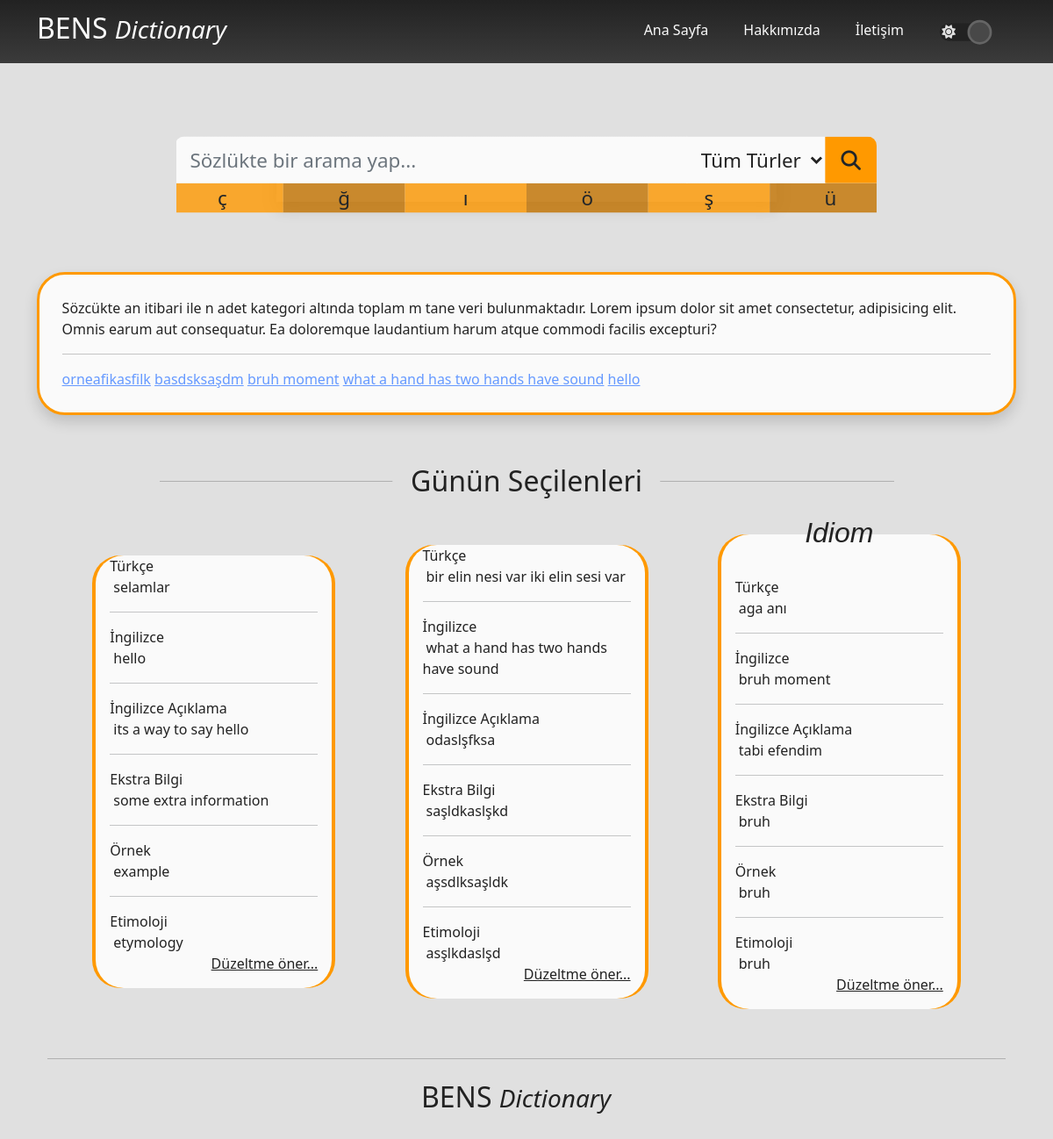
The page / on the database its author committed.
### dictionary/models.py (models this page shows, shortened)
class Structure(models.Model):
    structureType = models.ManyToManyField(typeOf, blank=True, null=True)
    turkish = models.CharField(max_length=200)
    english = models.CharField(max_length=200)
    description = models.TextField()
    extraInformation = models.CharField(max_length=200, blank=True, null=True)
    example = models.TextField(blank=True, null=True)
    etymology = models.TextField(blank=True, null=True)
    original = models.ManyToManyField(comesFrom, null=True, blank=True)
    last_searched = models.DateTimeField(auto_now=False, blank=True, null=True)
    search_count = models.IntegerField(default=0)
    slug = models.SlugField(max_length=200, unique=True, null=True, blank=True)

class typeOf(models.Model):
    type = models.CharField(max_length=200)
    slug = models.SlugField(max_length=200, unique=True, null=True, blank=True)
    def __str__(self):
        return self.type

### dictionary/views.py (the view)
# urls.py: path('', views.index, name="index"),
def index(request):
    return render(request, 'dictionary/index.html', {'recent': recents.get_recent_searched_posts(5), 'allIdioms': Structure.objects.all(), 'idiomOfDay': Structure.objects.get(id=1), 'proverbOfDay': Structure.objects.get(id=2), 'itwds': Structure.objects.get(id=3)})

### dictionary/recents.py (called while the page is built)
def get_recent_searched_posts(limit=10):
    posts = Structure.objects.order_by('last_searched')[:limit]
    results = [{'title': post.english, 'search_count': post.search_count, 'slug': post.slug} for post in posts][::-1]
    Structure.objects.filter(id__in=[post.id for post in posts]).update(
        search_count=F('search_count') + 1,
        last_searched=datetime.now()
    )
    return results

### dictionary/templates/dictionary/index.html (shortened to what this page needs)
{% extends 'base.html' %}
{% load static %}
{% block content %}
    <div class="container">
        <form method="POST" action="{% url 'search' %}" id="searchBox" class="justify-content-center">
            <div class="row justify-content-md-center mt-5 text-center">
                <div class="col-md-6 px-0 shadow">
                  <div class="resizable-form">
                    <div class="px-0">
                        <div class="input-group">
                            <input type="text" id="search-input" name="search-input" class="theme-text theme-bg-color form-control no-round no-outline no-border top-left-round" placeholder="Sözlükte bir arama yap...">
                            <select name="search-type" id="search-type" class="ps-2 pe-1 no-round no-outline theme-text no-border theme-bg-color" style="">
                                <option value="Tüm Türler" selected class="theme-text theme-bg-color">Tüm Türler</option>
                            </select>
                            <span class="input-group-btn">
                                <button class="btn btn-default theme-orange no-round top-right-round" type="submit"><i class="fa-solid fa-magnifying-glass"></i></button>
                            </span>
                        </div>
                      </div>
                      <div class="row rounded-bottom">
                          <div class="col-2" id="specialChars" data-text="ç">ç</div>
                          <div class="col-2" id="specialChars" data-text="ğ">ğ</div>
                          <div class="col-2" id="specialChars" data-text="ı">ı</div>
                          <div class="col-2" id="specialChars" data-text="ö">ö</div>
                          <div class="col-2" id="specialChars" data-text="ş">ş</div>
                          <div class="col-2" id="specialChars" data-text="ü">ü</div>
                      </div>
                    </div>
                </div>
            </div>
          </form>
        <section id="infoBox" style="margin-top: 5rem; margin-bottom: 3rem;" class="shadow">
            <div class="infoDiv theme-text">
                <div class=>
                    Sözcükte an itibari ile n adet kategori altında toplam m tane veri bulunmaktadır. Lorem ipsum dolor sit amet consectetur, adipisicing elit. Omnis earum aut consequatur. Ea doloremque laudantium harum atque commodi facilis excepturi?
                </div>
                <hr>
                <div style="margin-top: 1rem;">
                    {% for recentItem in recent %}
                        <a href="{% url 'slugSearch' recentItem.slug %}" class="theme-light-blue">{{ recentItem.title }}</a>
                    {% endfor %}
                </div>
            </div>
        </section>
        <div id="latest-added" class="position-relative w-100 up-scale">
            <span class="position-absolute theme-text latest-added-text text-center">Günün Seçilenleri</span>
        </div>
        <div class="row justify-content-evenly align-items-center" style="margin-top: 8rem;">
            <div class="col-8 col-sm-5 col-md-4 col-xl-3 p-1">
                {% include 'dictionary/partials/_idiomOfDay.html' with searchResult=idiomOfDay %}
            </div>
            <div class="col-8 col-sm-5 col-md-4 col-xl-3 p-1">
                {% include 'dictionary/partials/_idiomOfDay.html' with searchResult=proverbOfDay %}
            </div>
            <div class="col-8 col-sm-5 col-md-4 col-xl-3 p-1">
                {% include 'dictionary/partials/_idiomOfDay.html' with searchResult=itwds %}
            </div>
        </div>
{% endblock content %}

### templates/base.html (shortened to what this page needs)
{% load static %}
<!DOCTYPE html>
<html lang="en">
<head>
    <link rel="stylesheet" href="{% static 'css/bootstrap.min.css' %}">
    <link rel="stylesheet" href="{% static 'css/custom.css' %}">
        <link href=
    "http://ajax.googleapis.com/ajax/libs/jqueryui/1.8.16/themes/ui-lightness/jquery-ui.css"
            rel="stylesheet" type="text/css" />
</head>
<body data-theme="">
    {% include 'partials/_header.html' %}
    {% block content %}{% endblock content %}
    {% include 'partials/_footer.html' %}
</body>
</html>

### templates/partials/_header.html (shortened to what this page needs)
<nav class="navbar navbar-expand-lg theme-bg-black" style="z-index: 9999;">
    <div class="container">
        <a href="{% url 'index' %}" class="navbar-brand theme-color"><h2>BENS <em class="small">Dictionary</em></h2></a>
        <div class="collapse navbar-collapse justify-content-end" id="navbarNav">
          <ul class="navbar-nav">
            <li class="nav-item">
              <a class="nav-link theme-color" href="{% url 'index' %}">Ana Sayfa</a>
            </li>
            <li class="nav-item">
              <a class="nav-link theme-color ms-4" href="{% url 'about' %}">Hakkımızda</a>
            </li>
            <li class="nav-item">
              <a class="nav-link theme-color ms-4" href="#">İletişim</a>
            </li>
            <label class="switch" for="mode">
                <i class="far fa-solid fa-sun" id="sun"></i>
                <i class="far fa-moon" id="moon"></i>
            </label>
          </ul>
        </div>
          </div>
</nav>

### dictionary/templates/dictionary/partials/_idiomOfDay.html (shortened to what this page needs)
<div class="theme-orange-to-gray-gradient hyper-round">
    <div class="theme-bg-white m-1 hyper-round">
        <div class="over-content-header theme-text"><em>{{ searchResult.structureType.get }}</em></div>
        <div class="px-3 pb-3">
            <span class="theme-text">Türkçe</span><br>
            <span class="p-1 theme-text">{{ searchResult.turkish }}</span>
            <hr class="text-center">
            <span class="theme-text">İngilizce</span><br>
            <span class="p-1 theme-text">{{ searchResult.english }}</span>
            <hr class="text-center">
            <span class="theme-text">İngilizce Açıklama</span><br>
            <span class="p-1 theme-text">{{ searchResult.description }}</span>
            <hr class="text-center">
            <span class="theme-text">Ekstra Bilgi</span><br>
            <span class="p-1 theme-text">{{ searchResult.extraInformation }}</span>
            <hr class="text-center">
            <span class="theme-text">Örnek</span><br>
            <span class="p-1 theme-text">{{ searchResult.example }}</span>
            <hr class="text-center">
            <span class="theme-text">Etimoloji</span><br>
            <span class="p-1 theme-text">{{ searchResult.etymology }}</span>
            <a type="button" class="theme-text d-block text-end" data-bs-toggle="modal" data-bs-target="#staticBackdrop">
                Düzeltme öner...
            </a>
        </div>
    </div>
</div>

### templates/partials/_footer.html
<div class="container mt-5"><hr class="theme-text"></div>
<div id="footer" class="theme-color mt-4" style="height: 7.5rem">
    <div class="container-fluid d-flex row justify-content-center mt-2  align-items-center">
        <div class="col-6 col-md-4 text-center">
            <a href="{% url 'index' %}" class="navbar-brand d-inline-block theme-color-black"><h2>BENS <em class="small">Dictionary</em></h2></a>
        </div>
    </div>
</div>

### static/css/custom.css (style rules this page uses)
:root { --theme-orange-low-opacity: rgba(255, 153, 0,0.8); --theme-orange: #FF9900; --theme-orange-dark: rgba(196,116,0,1); --theme-orange-dark-low-opacity: rgba(196,116,0,0.8); }
body[data-theme="light"] { background-color: var(--theme-white); --theme-white: #e0e0e0; --theme-full-white: #fafafa; --theme-black: #222222; --theme-blue: #6599FF; --theme-gray: #3b3b3b; --theme-light-blue:#6599FF; --theme-green: #097054; --theme-green-dark: #00e686; --theme-yellow: #FFDE00; }
.theme-orange-to-gray-gradient { background: var(--theme-orange); background: linear-gradient(0deg, var(--theme-orange) 0%, var(--theme-orange) 100%) !important; }
.theme-bg-color { background: var(--theme-full-white) !important; background: linear-gradient(0deg, var(--theme-full-white) 0%, var(--theme-full-white) 100%) !important; }
.theme-bg-black { background: var(--theme-gray) !important; background: linear-gradient(0deg, var(--theme-gray) 0%, var(--theme-black) 100%) !important; }
.theme-light-blue { color: var(--theme-light-blue); transition: all 0.5s ease; }
.theme-color-black { color: var(--theme-black) !important; }
.theme-color { color: var(--theme-full-white) !important; }
.theme-text { color: var(--theme-black) !important; }
.theme-bg-white { background-color: var(--theme-full-white) !important; }
.no-round { border-radius: 0px !important; }
#specialChars:nth-child(odd) { background: var(--theme-orange-low-opacity); transition: all 0.5s ease; }
#specialChars:nth-child(even) { background: var(--theme-orange-dark-low-opacity); transition: all 0.5s ease; }
.theme-orange { background: var(--theme-orange); }
.no-border { border: 0px !important; }
.top-left-round { border-top-left-radius: 0.46rem !important; }
.top-right-round { border-top-right-radius: 0.46rem !important; }
.resizable-form { overflow-x: hidden; transition: all 1s ease; }
@media screen and (min-width: 768px) { #searchBox { margin-top: 6rem; padding: 0; } }
@media screen and (min-width: 768px) { .resizable-form { scale: 1.3; } }
@media screen and (min-width: 992px) { .resizable-form { scale: 1.4; } }
#infoBox { background: var(--theme-full-white); padding: 1.6rem; border: var(--theme-orange) 0.2rem solid; border-radius: 2rem; }
.latest-added-text { font-size: 2rem; padding: 0 1.3rem; background-color: var(--theme-white); top: 0.2rem; left: 50%; transform: translateX(-50%); }
.up-scale { font-size: 3rem; }
@media screen and (min-width: 768px) { #latest-added { margin-top: 2rem; } }
.hyper-round { border-radius: 2rem; }
.over-content-header { padding: 0 50%; display: flex; justify-content: center; transform: translateY(-55%); font-size: 2rem; font-weight: 500; font-family: Verdana, Geneva, Tahoma, sans-serif; }
.switch { width: 120px; height: 45px; background: var(--theme-black); border-radius: 30px; display: flex; align-items: center; scale: 0.45; }
#sun { font-size: 35px; color: var(--theme-white); margin:0px 20px 0px 5px; }
#moon { font-size: 35px; color:var(--theme-white); margin:0px 5px 0px 20px; }
.switch::before { position: absolute; content: ""; padding: 25px; background: #bdbdbd; border-radius: 50%; transition: 0.3s; transform: translateX(-12px); border: 6px solid #656565; }
#mode:checked ~ .switch::before { transform: translateX(70px); background: #484848; }

### rows shown on the page
Structure: title "orneafikasfilk"
Structure: title "basdsksaşdm"
Structure: title "bruh moment", structureType.get "Idiom", turkish "aga anı", english "bruh moment", description "tabi efendim", extraInformation "bruh", example "bruh", etymology "bruh"
Structure: title "what a hand has two hands have sound", turkish "bir elin nesi var iki elin sesi var", english "what a hand has two hands have sound", description "odaslşfksa", extraInformation "saşldkaslşkd", example "aşsdlksaşldk", etymology "asşlkdaslşd"
Structure: title "hello", turkish "selamlar", english "hello", description "its a way to say hello", extraInformation "some extra information", example "example", etymology "etymology"
